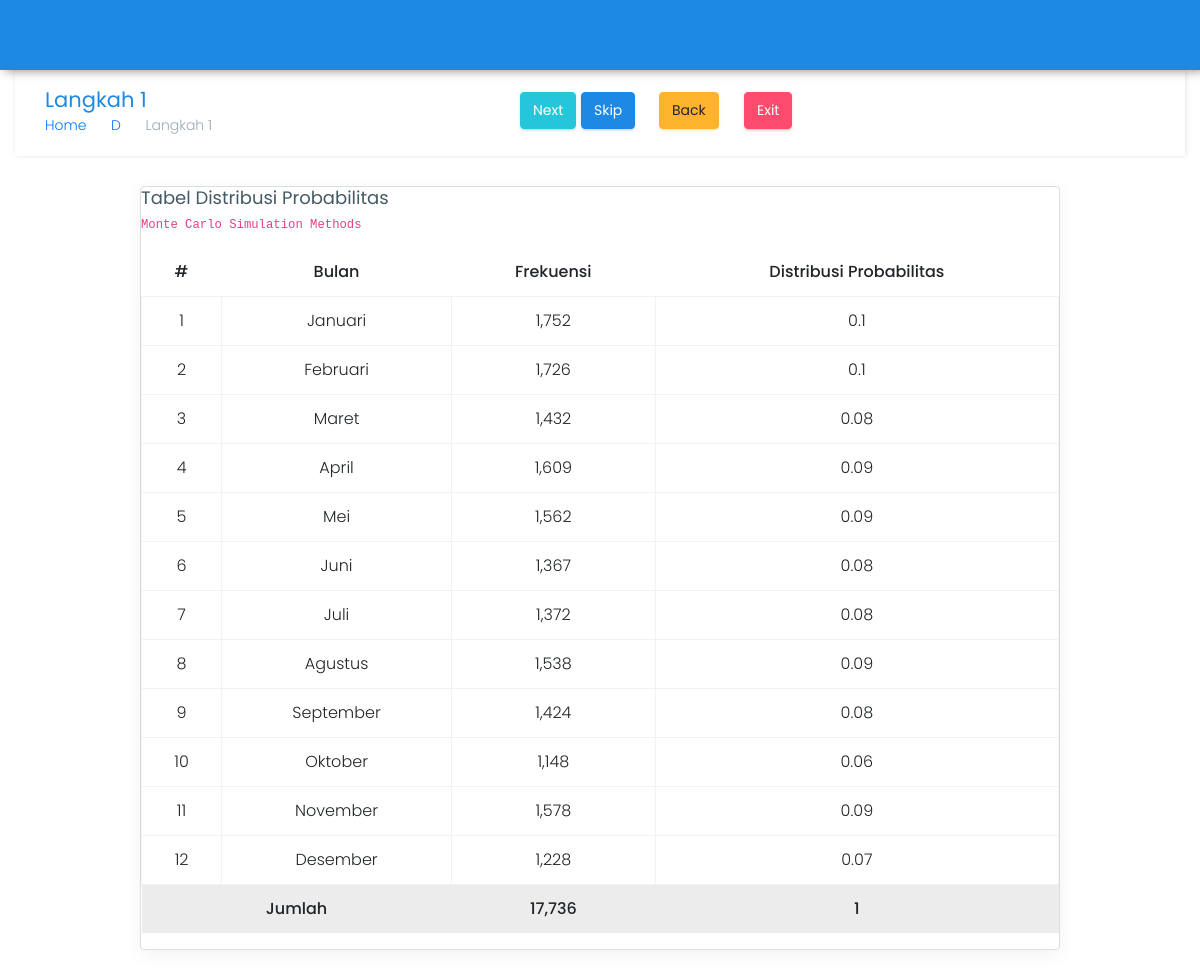
Page /target17/satu.php on the committed database.
### tables this page shows
CREATE TABLE `data_2016` (
  `id_bulan` varchar(10) NOT NULL,
  `jumlah_pasien` int(10) NOT NULL
);

CREATE TABLE `tabel_bulan` (
  `id_bulan` varchar(10) NOT NULL,
  `nama_bulan` varchar(50) NOT NULL
);

### target17/satu.php (the view, shortened to what this page needs)
<?php
require_once "../config/koneksi.php";
?>
<!DOCTYPE html>
<html lang="en">
<head>
    <link href="../assets/plugins/bootstrap/css/bootstrap.min.css" rel="stylesheet">
    <link href="../lite/css/style.css" rel="stylesheet">
    <link href="../lite/css/colors/blue.css" id="theme" rel="stylesheet">
</head>
<body class="card-no-border">
        <header class="topbar">
            <nav class="navbar top-navbar navbar-toggleable-sm navbar-light"></nav>
        </header>
            <div class="container">
                <div class="row page-titles">
                    <div class="col-md-5 col-8 align-self-center">
                        <h3 class="text-themecolor m-b-0 m-t-0">Langkah 1</h3>
                        <ol class="breadcrumb">
                            <li class="breadcrumb-item"><a href="../">Home</a></li>
                            <li class="breadcrumb-item"><a href="index.php">D</a></li>
                            <li class="breadcrumb-item active">Langkah 1</li>
                        </ol>
                    </div>
                    <div class="col-md-7 col-4 align-self-center">
                        <a href="dua.php" class="btn waves-effect waves-light btn-success pull-right hidden-sm-down" data-toggle="tooltip" data-placement="top" title="Klik Untuk Lanjut Ke Langkah 2"> Next</a>
                        <a href="tiga.php" class="btn waves-effect waves-light btn-info pull-right hidden-sm-down" style="margin-right: 20px;" data-toggle="tooltip" data-placement="top" title="Klik Untuk Lompat Ke langkah 3"> Skip</a>
                        <a href="index.php" class="btn waves-effect waves-light btn-warning pull-right hidden-sm-down" style="margin-right: 20px;" data-toggle="tooltip" data-placement="top" title="Klik Untuk Kembali ke Halaman Sebelumnya"> Back</a>
                        <a href="../" class="btn waves-effect waves-light btn-danger pull-right hidden-sm-down" style="margin-right: 20px;" data-toggle="tooltip" data-placement="top" title="Klik Untuk Keluar"> Exit</a>
                    </div>
                </div>
                <div class="row">
                    <div class="col-lg-10 offset-1">
                        <div class="card">
                            <div class="card-block">
                                <h4 class="card-title">Tabel Distribusi Probabilitas</h4>
                                <h6 class="card-subtitle"><code>Monte Carlo Simulation Methods</code></h6>
                                <div class="table-responsive">
                                    <table class="table table-hover table-bordered">
                                        <thead>
                                            <tr>
                                                <th class="text-center">#</th>
                                                <th class="text-center">Bulan</th>
                                                <th class="text-center">Frekuensi</th>
                                                <th class="text-center">Distribusi Probabilitas</th>
                                            </tr>
                                        </thead>
                                        <tbody>
                                        <?php
                                        $no = 1;
                                        $querys = mysqli_query($con, "SELECT b.nama_bulan, d.jumlah_pasien FROM tabel_bulan b, data_2016 d WHERE b.id_bulan = d.id_bulan") or die(mysqli_error($con));
                                        $totals = mysqli_query($con, "SELECT SUM(jumlah_pasien) AS total FROM data_2016");
                                        $total = mysqli_fetch_array($totals);
                                        foreach ($querys as $query) : ?>
                                            <tr>
                                                <td class="text-center"><?= $no++ ?></td>
                                                <td class="text-center"><?= $query['nama_bulan'] ?></td>
                                                <td class="text-center"><?= number_format($query['jumlah_pasien']) ?></td>
                                                <td class="text-center"><?= @$disprob = round($query['jumlah_pasien'] / $total['total'], 2) ?></td>
                                            </tr>
                                            <?php @$jumlah =  $total['total']; ?>
                                            <?php @$sumdisprob += $disprob ?>
                                        <?php endforeach; ?>
                                        </tbody>
                                        <tfoot class="table-active">
                                            <tr>
                                                <th colspan="2" class="text-center">Jumlah</th>
                                                <th class="text-center"> <?= number_format($jumlah) ?></th>
                                                <th class="text-center"><?= round($sumdisprob, 1) ?></th>
                                            </tr>
                                        </tfoot>
                                    </table>
                                </div>
                            </div>
                        </div>
                    </div>
                </div>
        </div>
</body>
</html>

### lite/css/colors/blue.css (style rules this page uses)
.topbar { background: #1e88e5; }
.text-themecolor { color: #1e88e5 !important; }

### target17/satu.php (style rules this page uses)
body { background: url(../assets/images/full-bloom.png); }

### rows in the picture
data_2016: id_bulan.nama_bulan "Januari", jumlah_pasien "1,752", total "0.1"
data_2016: id_bulan.nama_bulan "Februari", jumlah_pasien "1,726", total "0.1"
data_2016: id_bulan.nama_bulan "Maret", jumlah_pasien "1,432", total "0.08"
data_2016: id_bulan.nama_bulan "April", jumlah_pasien "1,609", total "0.09"
data_2016: id_bulan.nama_bulan "Mei", jumlah_pasien "1,562", total "0.09"
data_2016: id_bulan.nama_bulan "Juni", jumlah_pasien "1,367", total "0.08"
data_2016: id_bulan.nama_bulan "Juli", jumlah_pasien "1,372", total "0.08"
data_2016: id_bulan.nama_bulan "Agustus", jumlah_pasien "1,538", total "0.09"
data_2016: id_bulan.nama_bulan "September", jumlah_pasien "1,424", total "0.08"
data_2016: id_bulan.nama_bulan "Oktober", jumlah_pasien "1,148", total "0.06"
data_2016: id_bulan.nama_bulan "November", jumlah_pasien "1,578", total "0.09"
data_2016: id_bulan.nama_bulan "Desember", jumlah_pasien "1,228", total "0.07"

### other values in the picture
$jumlah "17,736"
$sumdisprob "1"
